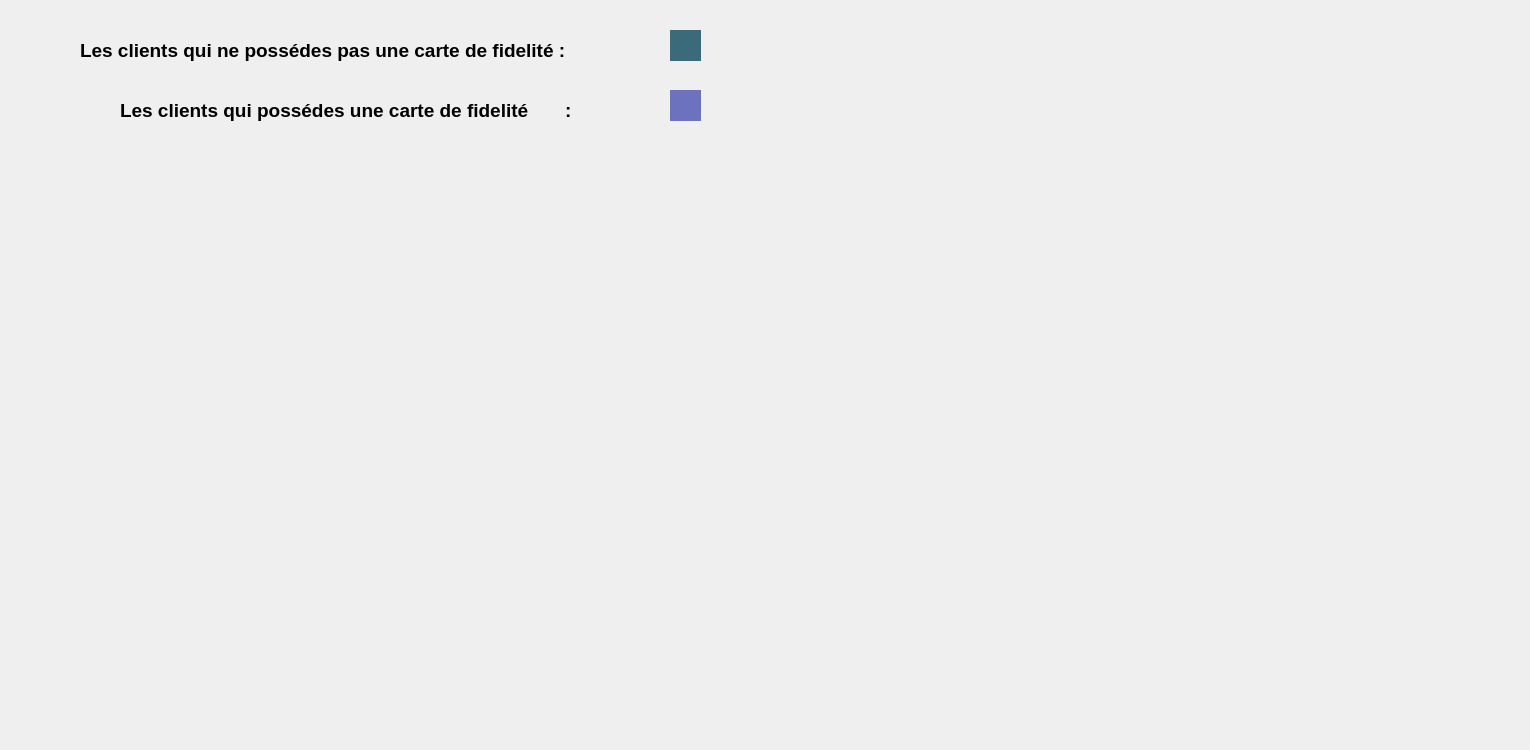
     <widget class="QWidget" name="Stats">
      <attribute name="title">
       <string>Stats</string>
      </attribute>
      <widget class="chart" name="widget" native="true">
       <property name="geometry">
        <rect>
         <x>840</x>
         <y>60</y>
         <width>681</width>
         <height>681</height>
        </rect>
       </property>
      </widget>
      <widget class="QLabel" name="label_8">
       <property name="geometry">
        <rect>
         <x>80</x>
         <y>30</y>
         <width>551</width>
         <height>41</height>
        </rect>
       </property>
       <property name="font">
        <font>
         <family>Yu Gothic UI</family>
         <pointsize>14</pointsize>
         <weight>75</weight>
         <bold>true</bold>
        </font>
       </property>
       <property name="text">
        <string>Les clients qui ne possédes pas une carte de fidelité :</string>
       </property>
      </widget>
      <widget class="QLabel" name="label_10">
       <property name="geometry">
        <rect>
         <x>670</x>
         <y>30</y>
         <width>31</width>
         <height>31</height>
        </rect>
       </property>
       <property name="styleSheet">
        <string notr="true"> background-color: rgb(59,106,122)</string>
       </property>
       <property name="text">
        <string/>
       </property>
      </widget>
      <widget class="QLabel" name="label_11">
       <property name="geometry">
        <rect>
         <x>120</x>
         <y>90</y>
         <width>531</width>
         <height>41</height>
        </rect>
       </property>
       <property name="font">
        <font>
         <family>Yu Gothic UI</family>
         <pointsize>14</pointsize>
         <weight>75</weight>
         <bold>true</bold>
        </font>
       </property>
       <property name="text">
        <string>Les clients qui possédes une carte de fidelité       :</string>
       </property>
      </widget>
      <widget class="QLabel" name="label_12">
       <property name="geometry">
        <rect>
         <x>670</x>
         <y>90</y>
         <width>31</width>
         <height>31</height>
        </rect>
       </property>
       <property name="styleSheet">
        <string notr="true"> background-color: rgb(109,114,190)</string>
       </property>
       <property name="text">
        <string/>
       </property>
      </widget>
      <widget class="QLabel" name="label_9">
       <property name="geometry">
        <rect>
         <x>730</x>
         <y>20</y>
         <width>81</width>
         <height>41</height>
        </rect>
       </property>
       <property name="font">
        <font>
         <pointsize>14</pointsize>
         <weight>75</weight>
         <bold>true</bold>
        </font>
       </property>
       <property name="text">
        <string/>
       </property>
      </widget>
      <widget class="QLabel" name="label_13">
       <property name="geometry">
        <rect>
         <x>730</x>
         <y>80</y>
         <width>81</width>
         <height>41</height>
        </rect>
       </property>
       <property name="font">
        <font>
         <pointsize>14</pointsize>
         <weight>75</weight>
         <bold>true</bold>
        </font>
       </property>
       <property name="text">
        <string/>
       </property>
      </widget>
     </widget>
